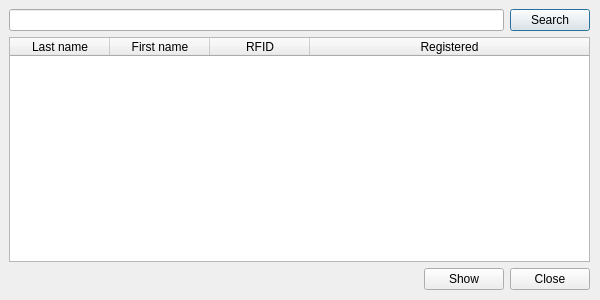
<?xml version="1.0" encoding="UTF-8"?>
<ui version="4.0">
 <class>Dialog</class>
 <widget class="QDialog" name="Dialog">
  <property name="geometry">
   <rect>
    <x>0</x>
    <y>0</y>
    <width>600</width>
    <height>300</height>
   </rect>
  </property>
  <property name="windowTitle">
   <string>Dialog</string>
  </property>
  <widget class="QWidget" name="verticalLayoutWidget">
   <property name="geometry">
    <rect>
     <x>9</x>
     <y>9</y>
     <width>581</width>
     <height>281</height>
    </rect>
   </property>
   <layout class="QVBoxLayout" name="verticalLayout">
    <item>
     <layout class="QHBoxLayout" name="horizontalLayout_2">
      <item>
       <widget class="QLineEdit" name="editSearch"/>
      </item>
      <item>
       <widget class="QPushButton" name="buttonSearch">
        <property name="text">
         <string>Search</string>
        </property>
       </widget>
      </item>
     </layout>
    </item>
    <item>
     <widget class="QTableWidget" name="tableUsers">
      <property name="sizePolicy">
       <sizepolicy hsizetype="Expanding" vsizetype="Expanding">
        <horstretch>0</horstretch>
        <verstretch>0</verstretch>
       </sizepolicy>
      </property>
      <attribute name="horizontalHeaderMinimumSectionSize">
       <number>60</number>
      </attribute>
      <attribute name="horizontalHeaderStretchLastSection">
       <bool>true</bool>
      </attribute>
      <attribute name="horizontalHeaderStretchLastSection">
       <bool>true</bool>
      </attribute>
      <attribute name="horizontalHeaderMinimumSectionSize">
       <number>60</number>
      </attribute>
      <column>
       <property name="text">
        <string>Last name</string>
       </property>
      </column>
      <column>
       <property name="text">
        <string>First name</string>
       </property>
      </column>
      <column>
       <property name="text">
        <string>RFID</string>
       </property>
      </column>
      <column>
       <property name="text">
        <string>Registered</string>
       </property>
      </column>
     </widget>
    </item>
    <item>
     <layout class="QHBoxLayout" name="horizontalLayout">
      <item>
       <spacer name="horizontalSpacer">
        <property name="orientation">
         <enum>Qt::Horizontal</enum>
        </property>
        <property name="sizeHint" stdset="0">
         <size>
          <width>40</width>
          <height>20</height>
         </size>
        </property>
       </spacer>
      </item>
      <item>
       <widget class="QPushButton" name="buttonShow">
        <property name="text">
         <string>Show</string>
        </property>
       </widget>
      </item>
      <item>
       <widget class="QPushButton" name="buttonClose">
        <property name="text">
         <string>Close</string>
        </property>
       </widget>
      </item>
     </layout>
    </item>
   </layout>
  </widget>
  <zorder>verticalLayoutWidget</zorder>
  <zorder></zorder>
 </widget>
 <resources/>
 <connections/>
</ui>
